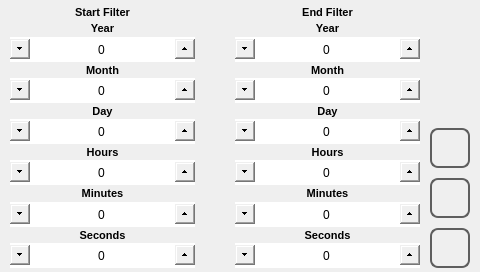
<?xml version="1.0" encoding="UTF-8"?>
<ui version="4.0">
 <class>store_filter</class>
 <widget class="QWidget" name="store_filter">
  <property name="geometry">
   <rect>
    <x>0</x>
    <y>0</y>
    <width>480</width>
    <height>272</height>
   </rect>
  </property>
  <property name="minimumSize">
   <size>
    <width>0</width>
    <height>0</height>
   </size>
  </property>
  <property name="maximumSize">
   <size>
    <width>16777215</width>
    <height>16777215</height>
   </size>
  </property>
  <property name="windowTitle">
   <string>store_filter</string>
  </property>
  <property name="styleSheet">
   <string notr="true"> QLabel#labelPen {
	font: 1000 12pt &quot;Ubuntu&quot;;
 }

 QLabel {
	font: 1000  8pt &quot;Ubuntu&quot;;
 }

 QSpinBox {
	font: 1000 14pt &quot;Ubuntu&quot;;
 }

 QSpinBox::up-button {
     subcontrol-origin: border;
     subcontrol-position: right center;
     height: 20px;
     width: 20px;
 }

 QSpinBox::up-arrow {
	image: url(:/systemicons/img/Forward.png);
     width: 10px;
     height: 10px;
 }

 QSpinBox::down-button {
     subcontrol-origin: border;
     subcontrol-position: left center;
     height: 20px;
     width: 20px;
}

 QSpinBox::down-arrow {
 	image: url(:/systemicons/img/Back.png);
     width: 10px;
     height:10px;
 }

 QDoubleSpinBox {
	font: 1000 12pt &quot;Ubuntu&quot;;
 }

 QDoubleSpinBox::up-button {
     subcontrol-origin: border;
     subcontrol-position: right center;
     height: 20px;
     width: 20px;
 }

 QDoubleSpinBox::up-arrow {
	image: url(:/systemicons/img/Forward.png);
     width: 10px;
     height: 10px;
 }

 QDoubleSpinBox::down-button {
     subcontrol-origin: border;
     subcontrol-position: left center;
     height: 20px;
     width: 20px;
}

 QDoubleSpinBox::down-arrow {
 	image: url(:/systemicons/img/Back.png);
     width: 10px;
     height: 10px;
 }
</string>
  </property>
  <layout class="QHBoxLayout" name="horizontalLayout">
   <property name="spacing">
    <number>10</number>
   </property>
   <property name="leftMargin">
    <number>10</number>
   </property>
   <property name="topMargin">
    <number>4</number>
   </property>
   <property name="rightMargin">
    <number>10</number>
   </property>
   <property name="bottomMargin">
    <number>4</number>
   </property>
   <item>
    <layout class="QGridLayout" name="gridLayout_2">
     <property name="horizontalSpacing">
      <number>40</number>
     </property>
     <property name="verticalSpacing">
      <number>0</number>
     </property>
     <item row="0" column="0">
      <widget class="QLabel" name="labelIn">
       <property name="sizePolicy">
        <sizepolicy hsizetype="Expanding" vsizetype="Preferred">
         <horstretch>0</horstretch>
         <verstretch>0</verstretch>
        </sizepolicy>
       </property>
       <property name="font">
        <font>
         <family>Ubuntu</family>
         <pointsize>8</pointsize>
         <weight>99</weight>
         <italic>false</italic>
         <bold>true</bold>
        </font>
       </property>
       <property name="text">
        <string>Start Filter</string>
       </property>
       <property name="alignment">
        <set>Qt::AlignCenter</set>
       </property>
      </widget>
     </item>
     <item row="1" column="0">
      <widget class="QLabel" name="labelYearIn">
       <property name="sizePolicy">
        <sizepolicy hsizetype="Expanding" vsizetype="Minimum">
         <horstretch>0</horstretch>
         <verstretch>0</verstretch>
        </sizepolicy>
       </property>
       <property name="font">
        <font>
         <family>Ubuntu</family>
         <pointsize>8</pointsize>
         <weight>99</weight>
         <italic>false</italic>
         <bold>true</bold>
        </font>
       </property>
       <property name="focusPolicy">
        <enum>Qt::NoFocus</enum>
       </property>
       <property name="text">
        <string>Year</string>
       </property>
       <property name="alignment">
        <set>Qt::AlignCenter</set>
       </property>
      </widget>
     </item>
     <item row="2" column="0">
      <widget class="QSpinBox" name="spinBoxYearIn">
       <property name="sizePolicy">
        <sizepolicy hsizetype="Expanding" vsizetype="Fixed">
         <horstretch>0</horstretch>
         <verstretch>0</verstretch>
        </sizepolicy>
       </property>
       <property name="minimumSize">
        <size>
         <width>0</width>
         <height>25</height>
        </size>
       </property>
       <property name="maximumSize">
        <size>
         <width>16777215</width>
         <height>25</height>
        </size>
       </property>
       <property name="focusPolicy">
        <enum>Qt::NoFocus</enum>
       </property>
       <property name="wrapping">
        <bool>true</bool>
       </property>
       <property name="alignment">
        <set>Qt::AlignCenter</set>
       </property>
       <property name="maximum">
        <number>3000</number>
       </property>
       <property name="value">
        <number>0</number>
       </property>
      </widget>
     </item>
     <item row="3" column="0">
      <widget class="QLabel" name="labelMonthIn">
       <property name="sizePolicy">
        <sizepolicy hsizetype="Expanding" vsizetype="Minimum">
         <horstretch>0</horstretch>
         <verstretch>0</verstretch>
        </sizepolicy>
       </property>
       <property name="font">
        <font>
         <family>Ubuntu</family>
         <pointsize>8</pointsize>
         <weight>99</weight>
         <italic>false</italic>
         <bold>true</bold>
        </font>
       </property>
       <property name="focusPolicy">
        <enum>Qt::NoFocus</enum>
       </property>
       <property name="text">
        <string>Month</string>
       </property>
       <property name="alignment">
        <set>Qt::AlignCenter</set>
       </property>
      </widget>
     </item>
     <item row="4" column="0">
      <widget class="QSpinBox" name="spinBoxMonthIn">
       <property name="minimumSize">
        <size>
         <width>0</width>
         <height>25</height>
        </size>
       </property>
       <property name="maximumSize">
        <size>
         <width>16777215</width>
         <height>25</height>
        </size>
       </property>
       <property name="focusPolicy">
        <enum>Qt::NoFocus</enum>
       </property>
       <property name="wrapping">
        <bool>true</bool>
       </property>
       <property name="alignment">
        <set>Qt::AlignCenter</set>
       </property>
       <property name="maximum">
        <number>12</number>
       </property>
      </widget>
     </item>
     <item row="5" column="0">
      <widget class="QLabel" name="labelDayIn">
       <property name="sizePolicy">
        <sizepolicy hsizetype="Expanding" vsizetype="Minimum">
         <horstretch>0</horstretch>
         <verstretch>0</verstretch>
        </sizepolicy>
       </property>
       <property name="font">
        <font>
         <family>Ubuntu</family>
         <pointsize>8</pointsize>
         <weight>99</weight>
         <italic>false</italic>
         <bold>true</bold>
        </font>
       </property>
       <property name="focusPolicy">
        <enum>Qt::NoFocus</enum>
       </property>
       <property name="text">
        <string>Day</string>
       </property>
       <property name="alignment">
        <set>Qt::AlignCenter</set>
       </property>
      </widget>
     </item>
     <item row="6" column="0">
      <widget class="QSpinBox" name="spinBoxDayIn">
       <property name="sizePolicy">
        <sizepolicy hsizetype="Expanding" vsizetype="Minimum">
         <horstretch>0</horstretch>
         <verstretch>0</verstretch>
        </sizepolicy>
       </property>
       <property name="minimumSize">
        <size>
         <width>0</width>
         <height>25</height>
        </size>
       </property>
       <property name="maximumSize">
        <size>
         <width>16777215</width>
         <height>25</height>
        </size>
       </property>
       <property name="focusPolicy">
        <enum>Qt::NoFocus</enum>
       </property>
       <property name="wrapping">
        <bool>true</bool>
       </property>
       <property name="alignment">
        <set>Qt::AlignCenter</set>
       </property>
       <property name="maximum">
        <number>31</number>
       </property>
      </widget>
     </item>
     <item row="7" column="0">
      <widget class="QLabel" name="labelHourIn">
       <property name="sizePolicy">
        <sizepolicy hsizetype="Expanding" vsizetype="Preferred">
         <horstretch>0</horstretch>
         <verstretch>0</verstretch>
        </sizepolicy>
       </property>
       <property name="font">
        <font>
         <family>Ubuntu</family>
         <pointsize>8</pointsize>
         <weight>99</weight>
         <italic>false</italic>
         <bold>true</bold>
        </font>
       </property>
       <property name="focusPolicy">
        <enum>Qt::NoFocus</enum>
       </property>
       <property name="text">
        <string>Hours</string>
       </property>
       <property name="alignment">
        <set>Qt::AlignCenter</set>
       </property>
      </widget>
     </item>
     <item row="8" column="0">
      <widget class="QSpinBox" name="spinBoxHoursIn">
       <property name="sizePolicy">
        <sizepolicy hsizetype="Expanding" vsizetype="Fixed">
         <horstretch>0</horstretch>
         <verstretch>0</verstretch>
        </sizepolicy>
       </property>
       <property name="minimumSize">
        <size>
         <width>0</width>
         <height>25</height>
        </size>
       </property>
       <property name="maximumSize">
        <size>
         <width>16777215</width>
         <height>25</height>
        </size>
       </property>
       <property name="focusPolicy">
        <enum>Qt::NoFocus</enum>
       </property>
       <property name="wrapping">
        <bool>true</bool>
       </property>
       <property name="alignment">
        <set>Qt::AlignCenter</set>
       </property>
       <property name="maximum">
        <number>23</number>
       </property>
      </widget>
     </item>
     <item row="9" column="0">
      <widget class="QLabel" name="labelMinuteIn">
       <property name="sizePolicy">
        <sizepolicy hsizetype="Expanding" vsizetype="Minimum">
         <horstretch>0</horstretch>
         <verstretch>0</verstretch>
        </sizepolicy>
       </property>
       <property name="font">
        <font>
         <family>Ubuntu</family>
         <pointsize>8</pointsize>
         <weight>99</weight>
         <italic>false</italic>
         <bold>true</bold>
        </font>
       </property>
       <property name="focusPolicy">
        <enum>Qt::NoFocus</enum>
       </property>
       <property name="text">
        <string>Minutes</string>
       </property>
       <property name="alignment">
        <set>Qt::AlignCenter</set>
       </property>
      </widget>
     </item>
     <item row="10" column="0">
      <widget class="QSpinBox" name="spinBoxMinutesIn">
       <property name="sizePolicy">
        <sizepolicy hsizetype="Expanding" vsizetype="Fixed">
         <horstretch>0</horstretch>
         <verstretch>0</verstretch>
        </sizepolicy>
       </property>
       <property name="minimumSize">
        <size>
         <width>0</width>
         <height>25</height>
        </size>
       </property>
       <property name="maximumSize">
        <size>
         <width>16777215</width>
         <height>25</height>
        </size>
       </property>
       <property name="focusPolicy">
        <enum>Qt::NoFocus</enum>
       </property>
       <property name="wrapping">
        <bool>true</bool>
       </property>
       <property name="alignment">
        <set>Qt::AlignCenter</set>
       </property>
       <property name="maximum">
        <number>59</number>
       </property>
      </widget>
     </item>
     <item row="11" column="0">
      <widget class="QLabel" name="labelSecondIn">
       <property name="sizePolicy">
        <sizepolicy hsizetype="Expanding" vsizetype="Minimum">
         <horstretch>0</horstretch>
         <verstretch>0</verstretch>
        </sizepolicy>
       </property>
       <property name="font">
        <font>
         <family>Ubuntu</family>
         <pointsize>8</pointsize>
         <weight>99</weight>
         <italic>false</italic>
         <bold>true</bold>
        </font>
       </property>
       <property name="focusPolicy">
        <enum>Qt::NoFocus</enum>
       </property>
       <property name="text">
        <string>Seconds</string>
       </property>
       <property name="alignment">
        <set>Qt::AlignCenter</set>
       </property>
      </widget>
     </item>
     <item row="12" column="0">
      <widget class="QSpinBox" name="spinBoxSecondsIn">
       <property name="sizePolicy">
        <sizepolicy hsizetype="Expanding" vsizetype="Fixed">
         <horstretch>0</horstretch>
         <verstretch>0</verstretch>
        </sizepolicy>
       </property>
       <property name="minimumSize">
        <size>
         <width>0</width>
         <height>25</height>
        </size>
       </property>
       <property name="maximumSize">
        <size>
         <width>16777215</width>
         <height>25</height>
        </size>
       </property>
       <property name="focusPolicy">
        <enum>Qt::NoFocus</enum>
       </property>
       <property name="wrapping">
        <bool>true</bool>
       </property>
       <property name="alignment">
        <set>Qt::AlignCenter</set>
       </property>
       <property name="maximum">
        <number>59</number>
       </property>
      </widget>
     </item>
     <item row="0" column="1">
      <widget class="QLabel" name="labelFin">
       <property name="sizePolicy">
        <sizepolicy hsizetype="Expanding" vsizetype="Preferred">
         <horstretch>0</horstretch>
         <verstretch>0</verstretch>
        </sizepolicy>
       </property>
       <property name="font">
        <font>
         <family>Ubuntu</family>
         <pointsize>8</pointsize>
         <weight>99</weight>
         <italic>false</italic>
         <bold>true</bold>
        </font>
       </property>
       <property name="text">
        <string>End Filter</string>
       </property>
       <property name="alignment">
        <set>Qt::AlignCenter</set>
       </property>
      </widget>
     </item>
     <item row="1" column="1">
      <widget class="QLabel" name="labelYearFin">
       <property name="sizePolicy">
        <sizepolicy hsizetype="Expanding" vsizetype="Minimum">
         <horstretch>0</horstretch>
         <verstretch>0</verstretch>
        </sizepolicy>
       </property>
       <property name="font">
        <font>
         <family>Ubuntu</family>
         <pointsize>8</pointsize>
         <weight>99</weight>
         <italic>false</italic>
         <bold>true</bold>
        </font>
       </property>
       <property name="focusPolicy">
        <enum>Qt::NoFocus</enum>
       </property>
       <property name="text">
        <string>Year</string>
       </property>
       <property name="alignment">
        <set>Qt::AlignCenter</set>
       </property>
      </widget>
     </item>
     <item row="2" column="1">
      <widget class="QSpinBox" name="spinBoxYearFin">
       <property name="sizePolicy">
        <sizepolicy hsizetype="Expanding" vsizetype="Fixed">
         <horstretch>0</horstretch>
         <verstretch>0</verstretch>
        </sizepolicy>
       </property>
       <property name="minimumSize">
        <size>
         <width>0</width>
         <height>25</height>
        </size>
       </property>
       <property name="maximumSize">
        <size>
         <width>16777215</width>
         <height>25</height>
        </size>
       </property>
       <property name="focusPolicy">
        <enum>Qt::NoFocus</enum>
       </property>
       <property name="wrapping">
        <bool>true</bool>
       </property>
       <property name="alignment">
        <set>Qt::AlignCenter</set>
       </property>
       <property name="maximum">
        <number>3000</number>
       </property>
       <property name="value">
        <number>0</number>
       </property>
      </widget>
     </item>
     <item row="3" column="1">
      <widget class="QLabel" name="labelMonthFin">
       <property name="sizePolicy">
        <sizepolicy hsizetype="Expanding" vsizetype="Minimum">
         <horstretch>0</horstretch>
         <verstretch>0</verstretch>
        </sizepolicy>
       </property>
       <property name="font">
        <font>
         <family>Ubuntu</family>
         <pointsize>8</pointsize>
         <weight>99</weight>
         <italic>false</italic>
         <bold>true</bold>
        </font>
       </property>
       <property name="focusPolicy">
        <enum>Qt::NoFocus</enum>
       </property>
       <property name="text">
        <string>Month</string>
       </property>
       <property name="alignment">
        <set>Qt::AlignCenter</set>
       </property>
      </widget>
     </item>
     <item row="4" column="1">
      <widget class="QSpinBox" name="spinBoxMonthFin">
       <property name="minimumSize">
        <size>
         <width>0</width>
         <height>25</height>
        </size>
       </property>
       <property name="maximumSize">
        <size>
         <width>16777215</width>
         <height>25</height>
        </size>
       </property>
       <property name="focusPolicy">
        <enum>Qt::NoFocus</enum>
       </property>
       <property name="wrapping">
        <bool>true</bool>
       </property>
       <property name="alignment">
        <set>Qt::AlignCenter</set>
       </property>
       <property name="maximum">
        <number>12</number>
       </property>
      </widget>
     </item>
     <item row="5" column="1">
      <widget class="QLabel" name="labelDayFin">
       <property name="sizePolicy">
        <sizepolicy hsizetype="Expanding" vsizetype="Minimum">
         <horstretch>0</horstretch>
         <verstretch>0</verstretch>
        </sizepolicy>
       </property>
       <property name="font">
        <font>
         <family>Ubuntu</family>
         <pointsize>8</pointsize>
         <weight>99</weight>
         <italic>false</italic>
         <bold>true</bold>
        </font>
       </property>
       <property name="focusPolicy">
        <enum>Qt::NoFocus</enum>
       </property>
       <property name="text">
        <string>Day</string>
       </property>
       <property name="alignment">
        <set>Qt::AlignCenter</set>
       </property>
      </widget>
     </item>
     <item row="6" column="1">
      <widget class="QSpinBox" name="spinBoxDayFin">
       <property name="sizePolicy">
        <sizepolicy hsizetype="Expanding" vsizetype="Minimum">
         <horstretch>0</horstretch>
         <verstretch>0</verstretch>
        </sizepolicy>
       </property>
       <property name="minimumSize">
        <size>
         <width>0</width>
         <height>25</height>
        </size>
       </property>
       <property name="maximumSize">
        <size>
         <width>16777215</width>
         <height>25</height>
        </size>
       </property>
       <property name="focusPolicy">
        <enum>Qt::NoFocus</enum>
       </property>
       <property name="wrapping">
        <bool>true</bool>
       </property>
       <property name="alignment">
        <set>Qt::AlignCenter</set>
       </property>
       <property name="maximum">
        <number>31</number>
       </property>
      </widget>
     </item>
     <item row="7" column="1">
      <widget class="QLabel" name="labelHourFin">
       <property name="sizePolicy">
        <sizepolicy hsizetype="Expanding" vsizetype="Preferred">
         <horstretch>0</horstretch>
         <verstretch>0</verstretch>
        </sizepolicy>
       </property>
       <property name="font">
        <font>
         <family>Ubuntu</family>
         <pointsize>8</pointsize>
         <weight>99</weight>
         <italic>false</italic>
         <bold>true</bold>
        </font>
       </property>
       <property name="focusPolicy">
        <enum>Qt::NoFocus</enum>
       </property>
       <property name="text">
        <string>Hours</string>
       </property>
       <property name="alignment">
        <set>Qt::AlignCenter</set>
       </property>
      </widget>
     </item>
     <item row="8" column="1">
      <widget class="QSpinBox" name="spinBoxHoursFin">
       <property name="sizePolicy">
        <sizepolicy hsizetype="Expanding" vsizetype="Fixed">
         <horstretch>0</horstretch>
         <verstretch>0</verstretch>
        </sizepolicy>
       </property>
       <property name="minimumSize">
        <size>
         <width>0</width>
         <height>25</height>
        </size>
       </property>
       <property name="maximumSize">
        <size>
         <width>16777215</width>
         <height>25</height>
        </size>
       </property>
       <property name="focusPolicy">
        <enum>Qt::NoFocus</enum>
       </property>
       <property name="wrapping">
        <bool>true</bool>
       </property>
       <property name="alignment">
        <set>Qt::AlignCenter</set>
       </property>
       <property name="maximum">
        <number>23</number>
       </property>
      </widget>
     </item>
     <item row="9" column="1">
      <widget class="QLabel" name="labelMinuteFin">
       <property name="sizePolicy">
        <sizepolicy hsizetype="Expanding" vsizetype="Minimum">
         <horstretch>0</horstretch>
         <verstretch>0</verstretch>
        </sizepolicy>
       </property>
       <property name="font">
        <font>
         <family>Ubuntu</family>
         <pointsize>8</pointsize>
         <weight>99</weight>
         <italic>false</italic>
         <bold>true</bold>
        </font>
       </property>
       <property name="focusPolicy">
        <enum>Qt::NoFocus</enum>
       </property>
       <property name="text">
        <string>Minutes</string>
       </property>
       <property name="alignment">
        <set>Qt::AlignCenter</set>
       </property>
      </widget>
     </item>
     <item row="10" column="1">
      <widget class="QSpinBox" name="spinBoxMinutesFin">
       <property name="sizePolicy">
        <sizepolicy hsizetype="Expanding" vsizetype="Fixed">
         <horstretch>0</horstretch>
         <verstretch>0</verstretch>
        </sizepolicy>
       </property>
       <property name="minimumSize">
        <size>
         <width>0</width>
         <height>25</height>
        </size>
       </property>
       <property name="maximumSize">
        <size>
         <width>16777215</width>
         <height>25</height>
        </size>
       </property>
       <property name="focusPolicy">
        <enum>Qt::NoFocus</enum>
       </property>
       <property name="wrapping">
        <bool>true</bool>
       </property>
       <property name="alignment">
        <set>Qt::AlignCenter</set>
       </property>
       <property name="maximum">
        <number>59</number>
       </property>
      </widget>
     </item>
     <item row="11" column="1">
      <widget class="QLabel" name="labelSecondFin">
       <property name="sizePolicy">
        <sizepolicy hsizetype="Expanding" vsizetype="Minimum">
         <horstretch>0</horstretch>
         <verstretch>0</verstretch>
        </sizepolicy>
       </property>
       <property name="font">
        <font>
         <family>Ubuntu</family>
         <pointsize>8</pointsize>
         <weight>99</weight>
         <italic>false</italic>
         <bold>true</bold>
        </font>
       </property>
       <property name="focusPolicy">
        <enum>Qt::NoFocus</enum>
       </property>
       <property name="text">
        <string>Seconds</string>
       </property>
       <property name="alignment">
        <set>Qt::AlignCenter</set>
       </property>
      </widget>
     </item>
     <item row="12" column="1">
      <widget class="QSpinBox" name="spinBoxSecondsFin">
       <property name="sizePolicy">
        <sizepolicy hsizetype="Expanding" vsizetype="Fixed">
         <horstretch>0</horstretch>
         <verstretch>0</verstretch>
        </sizepolicy>
       </property>
       <property name="minimumSize">
        <size>
         <width>0</width>
         <height>25</height>
        </size>
       </property>
       <property name="maximumSize">
        <size>
         <width>16777215</width>
         <height>25</height>
        </size>
       </property>
       <property name="focusPolicy">
        <enum>Qt::NoFocus</enum>
       </property>
       <property name="wrapping">
        <bool>true</bool>
       </property>
       <property name="alignment">
        <set>Qt::AlignCenter</set>
       </property>
       <property name="maximum">
        <number>59</number>
       </property>
      </widget>
     </item>
    </layout>
   </item>
   <item>
    <layout class="QVBoxLayout" name="verticalLayout">
     <item>
      <spacer name="verticalSpacer">
       <property name="orientation">
        <enum>Qt::Vertical</enum>
       </property>
       <property name="sizeHint" stdset="0">
        <size>
         <width>20</width>
         <height>40</height>
        </size>
       </property>
      </spacer>
     </item>
     <item>
      <widget class="QPushButton" name="pushButtonReset">
       <property name="minimumSize">
        <size>
         <width>40</width>
         <height>40</height>
        </size>
       </property>
       <property name="maximumSize">
        <size>
         <width>40</width>
         <height>40</height>
        </size>
       </property>
       <property name="styleSheet">
        <string notr="true">QPushButton
{
border: 2px solid  rgb(94, 94, 94);
border-radius: 8px;
qproperty-icon: url(:/systemicons/img/Redo.png);
qproperty-iconSize: 24px 24px;
qproperty-focusPolicy: NoFocus;
}
QPushButton:pressed
{
border: 2px solid  rgb(194, 194, 194);
background-color:  rgb(255, 255, 127);
}
QPushButton:disabled
{
border: 2px solid  rgb(194, 194, 194);
}
</string>
       </property>
       <property name="text">
        <string/>
       </property>
      </widget>
     </item>
     <item>
      <widget class="QPushButton" name="pushButtonCancel">
       <property name="minimumSize">
        <size>
         <width>40</width>
         <height>40</height>
        </size>
       </property>
       <property name="maximumSize">
        <size>
         <width>40</width>
         <height>40</height>
        </size>
       </property>
       <property name="styleSheet">
        <string notr="true">QPushButton
{
border: 2px solid  rgb(94, 94, 94);
border-radius: 8px;
qproperty-icon: url(:/systemicons/img/Go_back.png);
qproperty-iconSize: 24px 24px;
qproperty-focusPolicy: NoFocus;
}
QPushButton:pressed
{
border: 2px solid  rgb(194, 194, 194);
background-color:  rgb(255, 255, 127);
}
QPushButton:disabled
{
border: 2px solid  rgb(194, 194, 194);
}
</string>
       </property>
       <property name="text">
        <string/>
       </property>
      </widget>
     </item>
     <item>
      <widget class="QPushButton" name="pushButtonOk">
       <property name="minimumSize">
        <size>
         <width>40</width>
         <height>40</height>
        </size>
       </property>
       <property name="maximumSize">
        <size>
         <width>40</width>
         <height>40</height>
        </size>
       </property>
       <property name="styleSheet">
        <string notr="true">QPushButton
{
border: 2px solid  rgb(94, 94, 94);
border-radius: 8px;
qproperty-icon: url(:/systemicons/img/OK.png);
qproperty-iconSize: 24px 24px;
qproperty-focusPolicy: NoFocus;
}
QPushButton:pressed
{
border: 2px solid  rgb(194, 194, 194);
background-color:  rgb(255, 255, 127);
}
QPushButton:disabled
{
border: 2px solid  rgb(194, 194, 194);
}
</string>
       </property>
       <property name="text">
        <string/>
       </property>
      </widget>
     </item>
    </layout>
   </item>
  </layout>
 </widget>
 <resources/>
 <connections/>
</ui>
